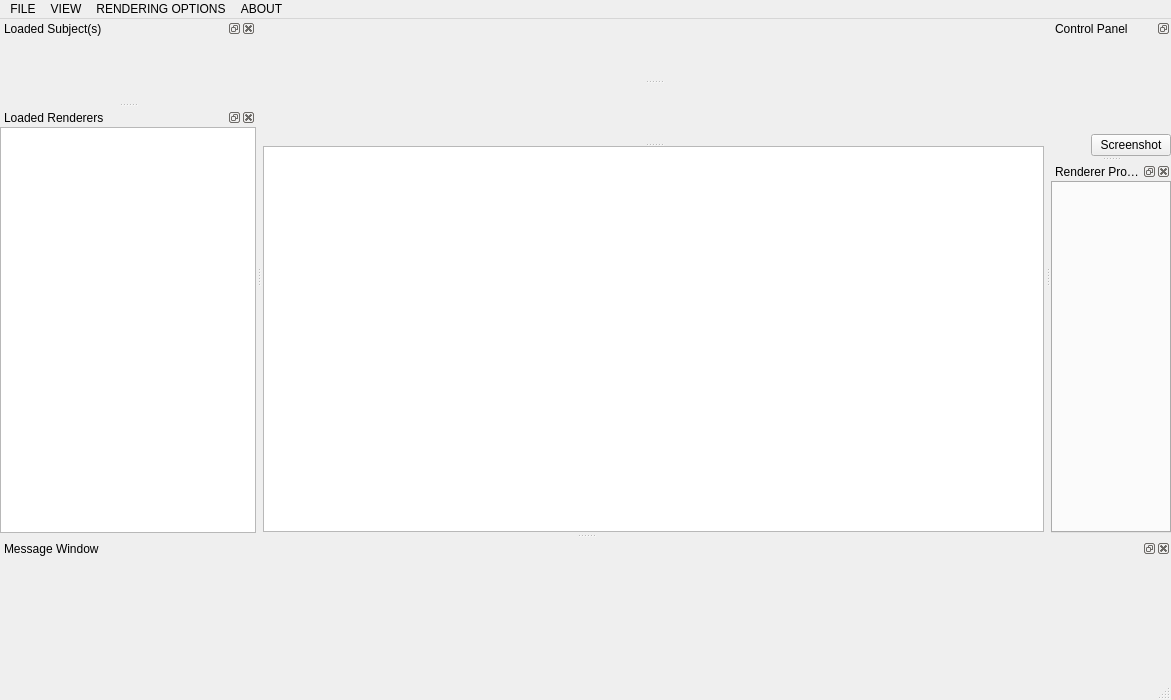
<?xml version="1.0" encoding="UTF-8"?>
<ui version="4.0">
 <class>MainWindow</class>
 <widget class="QMainWindow" name="MainWindow">
  <property name="geometry">
   <rect>
    <x>0</x>
    <y>0</y>
    <width>1171</width>
    <height>700</height>
   </rect>
  </property>
  <property name="windowTitle">
   <string>BECA</string>
  </property>
  <widget class="QWidget" name="centralWidget">
   <layout class="QHBoxLayout" name="horizontalLayout">
    <property name="spacing">
     <number>1</number>
    </property>
    <property name="leftMargin">
     <number>1</number>
    </property>
    <property name="topMargin">
     <number>1</number>
    </property>
    <property name="rightMargin">
     <number>1</number>
    </property>
    <property name="bottomMargin">
     <number>1</number>
    </property>
    <item>
     <widget class="QSplitter" name="centerWidgetSplitter">
      <property name="orientation">
       <enum>Qt::Vertical</enum>
      </property>
      <property name="handleWidth">
       <number>3</number>
      </property>
      <widget class="QVTKCustomWidget" name="qvtkWidget" native="true">
       <property name="sizePolicy">
        <sizepolicy hsizetype="Expanding" vsizetype="Expanding">
         <horstretch>0</horstretch>
         <verstretch>0</verstretch>
        </sizepolicy>
       </property>
       <property name="contextMenuPolicy">
        <enum>Qt::CustomContextMenu</enum>
       </property>
      </widget>
      <widget class="QVTKCircleGraphView" name="circleGraphView" native="true"/>
      <widget class="QCustomGraphicsView" name="raycastWin">
       <property name="verticalScrollBarPolicy">
        <enum>Qt::ScrollBarAlwaysOff</enum>
       </property>
       <property name="horizontalScrollBarPolicy">
        <enum>Qt::ScrollBarAlwaysOff</enum>
       </property>
       <property name="resizeAnchor">
        <enum>QGraphicsView::AnchorUnderMouse</enum>
       </property>
      </widget>
     </widget>
    </item>
   </layout>
  </widget>
  <widget class="QStatusBar" name="statusBar"/>
  <widget class="QDockWidget" name="ctrlPaneldockWidget">
   <property name="floating">
    <bool>false</bool>
   </property>
   <property name="features">
    <set>QDockWidget::DockWidgetFloatable|QDockWidget::DockWidgetMovable</set>
   </property>
   <property name="windowTitle">
    <string>Control Panel</string>
   </property>
   <attribute name="dockWidgetArea">
    <number>2</number>
   </attribute>
   <widget class="QWidget" name="dockWidgetContents_2">
    <layout class="QVBoxLayout" name="verticalLayout">
     <property name="leftMargin">
      <number>0</number>
     </property>
     <property name="topMargin">
      <number>0</number>
     </property>
     <property name="rightMargin">
      <number>0</number>
     </property>
     <property name="bottomMargin">
      <number>0</number>
     </property>
     <item>
      <widget class="ControlPanel" name="controlPanel" native="true"/>
     </item>
     <item>
      <widget class="InteractorStyleWidget" name="interactionStylePanel" native="true">
       <property name="sizePolicy">
        <sizepolicy hsizetype="Preferred" vsizetype="Maximum">
         <horstretch>0</horstretch>
         <verstretch>0</verstretch>
        </sizepolicy>
       </property>
      </widget>
     </item>
     <item>
      <layout class="QHBoxLayout" name="horizontalLayout_2">
       <item>
        <spacer name="horizontalSpacer">
         <property name="orientation">
          <enum>Qt::Horizontal</enum>
         </property>
         <property name="sizeHint" stdset="0">
          <size>
           <width>40</width>
           <height>20</height>
          </size>
         </property>
        </spacer>
       </item>
       <item>
        <widget class="QPushButton" name="screenshotBtn">
         <property name="text">
          <string>Screenshot</string>
         </property>
        </widget>
       </item>
      </layout>
     </item>
    </layout>
   </widget>
  </widget>
  <widget class="QDockWidget" name="msgDockWidget">
   <property name="features">
    <set>QDockWidget::AllDockWidgetFeatures</set>
   </property>
   <property name="allowedAreas">
    <set>Qt::AllDockWidgetAreas</set>
   </property>
   <property name="windowTitle">
    <string>Message Window</string>
   </property>
   <attribute name="dockWidgetArea">
    <number>8</number>
   </attribute>
   <widget class="QWidget" name="dockWidgetContents_3">
    <layout class="QVBoxLayout" name="verticalLayout_2">
     <property name="leftMargin">
      <number>0</number>
     </property>
     <property name="topMargin">
      <number>0</number>
     </property>
     <property name="rightMargin">
      <number>0</number>
     </property>
     <property name="bottomMargin">
      <number>0</number>
     </property>
     <item>
      <widget class="MessageViewer" name="messageViewerPanel" native="true">
       <property name="sizePolicy">
        <sizepolicy hsizetype="Preferred" vsizetype="Ignored">
         <horstretch>0</horstretch>
         <verstretch>0</verstretch>
        </sizepolicy>
       </property>
       <property name="minimumSize">
        <size>
         <width>0</width>
         <height>120</height>
        </size>
       </property>
      </widget>
     </item>
    </layout>
   </widget>
  </widget>
  <widget class="QMenuBar" name="menuBar">
   <property name="geometry">
    <rect>
     <x>0</x>
     <y>0</y>
     <width>1171</width>
     <height>20</height>
    </rect>
   </property>
   <widget class="QMenu" name="menuFile">
    <property name="title">
     <string>FILE</string>
    </property>
    <addaction name="actionOpen_trk"/>
    <addaction name="actionOpen_Fiber_Connection_Info_csv"/>
    <addaction name="actionOpen_Fiber_ICC_ROI_based_csv"/>
    <addaction name="actionOpen_Fiber_Variance_ROI_based_csv"/>
    <addaction name="actionOpen_Fiber_Count_ROI_based_csv"/>
    <addaction name="separator"/>
    <addaction name="actionOpen_Gray_Matter_File_NIFTI_nii"/>
    <addaction name="actionOpen_Gray_Matter_Parcellation_File_nii"/>
    <addaction name="actionOpen_Time_Serise_Data_csv"/>
    <addaction name="actionOpen_SC_FC_Connectivity_Matrix_csv"/>
    <addaction name="actionOpen_Muti_disease_File_csv"/>
    <addaction name="actionOpen_Multi_disease_Connectivity_csv"/>
    <addaction name="separator"/>
    <addaction name="actionSave_As_vtk"/>
   </widget>
   <widget class="QMenu" name="menuADVANCE_OPTIONS">
    <property name="title">
     <string>RENDERING OPTIONS</string>
    </property>
    <addaction name="actionTwo_side_Lighting"/>
    <addaction name="actionDeep_Peeling"/>
    <addaction name="actionParallel"/>
   </widget>
   <widget class="QMenu" name="menuABOUT">
    <property name="title">
     <string>ABOUT</string>
    </property>
    <addaction name="actionAbout_BECA"/>
   </widget>
   <widget class="QMenu" name="menuView">
    <property name="title">
     <string>VIEW</string>
    </property>
    <addaction name="actionToggleMsgWin"/>
   </widget>
   <addaction name="menuFile"/>
   <addaction name="menuView"/>
   <addaction name="menuADVANCE_OPTIONS"/>
   <addaction name="menuABOUT"/>
  </widget>
  <widget class="QDockWidget" name="loadedSubjects">
   <property name="windowTitle">
    <string>Loaded Subject(s)</string>
   </property>
   <attribute name="dockWidgetArea">
    <number>1</number>
   </attribute>
   <widget class="QWidget" name="dockWidgetContents_6">
    <layout class="QVBoxLayout" name="verticalLayout_3"/>
   </widget>
  </widget>
  <widget class="QDockWidget" name="loadedRenderers">
   <property name="windowTitle">
    <string>Loaded Renderers</string>
   </property>
   <attribute name="dockWidgetArea">
    <number>1</number>
   </attribute>
   <widget class="QWidget" name="dockWidgetContents_7">
    <layout class="QVBoxLayout" name="verticalLayout_4">
     <property name="spacing">
      <number>0</number>
     </property>
     <property name="leftMargin">
      <number>0</number>
     </property>
     <property name="topMargin">
      <number>0</number>
     </property>
     <property name="rightMargin">
      <number>0</number>
     </property>
     <property name="bottomMargin">
      <number>0</number>
     </property>
     <item>
      <widget class="PluginFilterList" name="listWidget"/>
     </item>
    </layout>
   </widget>
  </widget>
  <widget class="QDockWidget" name="rendererProperty">
   <property name="windowTitle">
    <string>Renderer Properties</string>
   </property>
   <attribute name="dockWidgetArea">
    <number>2</number>
   </attribute>
   <widget class="QWidget" name="dockWidgetContents">
    <layout class="QVBoxLayout" name="verticalLayout_5">
     <property name="spacing">
      <number>0</number>
     </property>
     <property name="leftMargin">
      <number>0</number>
     </property>
     <property name="topMargin">
      <number>0</number>
     </property>
     <property name="rightMargin">
      <number>0</number>
     </property>
     <property name="bottomMargin">
      <number>0</number>
     </property>
     <item>
      <widget class="PluginPropertyTabs" name="rendererPropTabs">
       <property name="tabPosition">
        <enum>QTabWidget::West</enum>
       </property>
       <property name="tabShape">
        <enum>QTabWidget::Triangular</enum>
       </property>
       <property name="currentIndex">
        <number>-1</number>
       </property>
      </widget>
     </item>
    </layout>
   </widget>
  </widget>
  <action name="actionOpen_trk">
   <property name="text">
    <string>Open Fiber File [TRACKVIS] (*.trk)</string>
   </property>
  </action>
  <action name="actionOpen_Gray_Matter_File_NIFTI_nii">
   <property name="text">
    <string>Open Gray Matter File [NIFTI] (*.nii)</string>
   </property>
  </action>
  <action name="actionTwo_side_Lighting">
   <property name="checkable">
    <bool>true</bool>
   </property>
   <property name="text">
    <string>Two-side Lighting</string>
   </property>
  </action>
  <action name="actionOpen_Gray_Matter_Parcellation_File_nii">
   <property name="text">
    <string>Open Gray Matter Parcellation File(*.nii)</string>
   </property>
  </action>
  <action name="actionDeep_Peeling">
   <property name="checkable">
    <bool>true</bool>
   </property>
   <property name="checked">
    <bool>true</bool>
   </property>
   <property name="text">
    <string>Deep Peeling</string>
   </property>
  </action>
  <action name="actionSave_As_vtk">
   <property name="text">
    <string>Save As *.vtk</string>
   </property>
  </action>
  <action name="actionOpen_Time_Serise_Data_csv">
   <property name="text">
    <string>Open Time Serise Data (*.csv)</string>
   </property>
  </action>
  <action name="actionOpen_Fiber_Connection_Info_csv">
   <property name="text">
    <string>Open Fiber Connection Info. (*.csv)</string>
   </property>
  </action>
  <action name="actionOpen_Fiber_ICC_ROI_based_csv">
   <property name="text">
    <string>Open Fiber ICC (ROI based) (*.csv)</string>
   </property>
  </action>
  <action name="actionOpen_Fiber_Variance_ROI_based_csv">
   <property name="text">
    <string>Open Fiber Variance (ROI based) (*.csv)</string>
   </property>
  </action>
  <action name="actionOpen_Fiber_Count_ROI_based_csv">
   <property name="text">
    <string>Open Fiber Count (ROI based) (*.csv)</string>
   </property>
  </action>
  <action name="actionOpen_SC_FC_Connectivity_Matrix_csv">
   <property name="text">
    <string>Open SC/FC Connectivity Matrix (*.csv)</string>
   </property>
  </action>
  <action name="actionOpen_Muti_disease_File_csv">
   <property name="text">
    <string>Open Muti-disease File (*.csv)</string>
   </property>
  </action>
  <action name="actionOpen_Multi_disease_Connectivity_csv">
   <property name="text">
    <string>Open Multi-disease Connectivity (*.csv)</string>
   </property>
  </action>
  <action name="actionAbout_BECA">
   <property name="text">
    <string>About BECA</string>
   </property>
  </action>
  <action name="actionParallel">
   <property name="checkable">
    <bool>true</bool>
   </property>
   <property name="text">
    <string>Parallel Projection</string>
   </property>
  </action>
  <action name="actionRaycasting_Window">
   <property name="checkable">
    <bool>true</bool>
   </property>
   <property name="icon">
    <iconset resource="../assets/assets.qrc">
     <normaloff>:/icons/raycast_win_btn</normaloff>:/icons/raycast_win_btn</iconset>
   </property>
   <property name="text">
    <string>Raycasting Window</string>
   </property>
   <property name="toolTip">
    <string>Show/Hide Raycasting Window</string>
   </property>
  </action>
  <action name="actionToggleMsgWin">
   <property name="checkable">
    <bool>true</bool>
   </property>
   <property name="text">
    <string>Message Window</string>
   </property>
   <property name="shortcut">
    <string>`</string>
   </property>
  </action>
 </widget>
 <layoutdefault spacing="6" margin="11"/>
 <customwidgets>
  <customwidget>
   <class>MessageViewer</class>
   <extends>QWidget</extends>
   <header>view/messageviewer.h</header>
   <container>1</container>
  </customwidget>
  <customwidget>
   <class>ControlPanel</class>
   <extends>QWidget</extends>
   <header>view/controlpanel.h</header>
   <container>1</container>
  </customwidget>
  <customwidget>
   <class>InteractorStyleWidget</class>
   <extends>QWidget</extends>
   <header>view/interactorstylewidget.h</header>
   <container>1</container>
  </customwidget>
  <customwidget>
   <class>QVTKCustomWidget</class>
   <extends>QWidget</extends>
   <header>view/qvtkcustomwidget.h</header>
   <container>1</container>
  </customwidget>
  <customwidget>
   <class>QCustomGraphicsView</class>
   <extends>QGraphicsView</extends>
   <header>view/qcustomgraphicsview.h</header>
  </customwidget>
  <customwidget>
   <class>QVTKCircleGraphView</class>
   <extends>QWidget</extends>
   <header>view/qvtkcirclegraphview.h</header>
  </customwidget>
  <customwidget>
   <class>PluginFilterList</class>
   <extends>QListWidget</extends>
   <header>view/pluginfilterlist.h</header>
  </customwidget>
  <customwidget>
   <class>PluginPropertyTabs</class>
   <extends>QTabWidget</extends>
   <header>view/pluginpropertytabs.h</header>
   <container>1</container>
  </customwidget>
 </customwidgets>
 <resources>
  <include location="../assets/assets.qrc"/>
 </resources>
 <connections/>
</ui>
